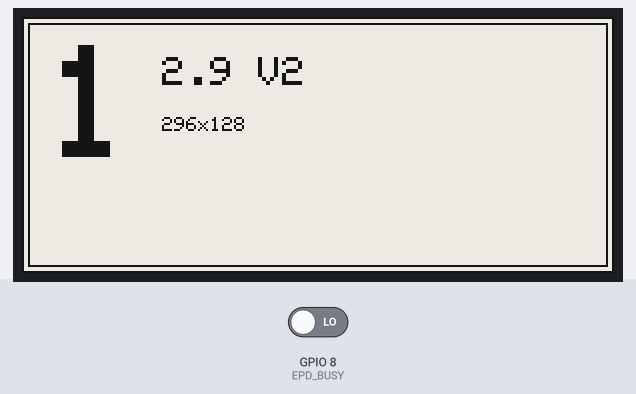
Recording of a sketch running on a simulated ESP32-S3. On the bench: 128×296 one-colour display. The inputs (shaded band) are chosen by the test bench; at power-on: GPIO 8 (EPD_BUSY) LOW. What the sketch prints to the serial monitor is not drawn.

Above: at 3.8 s.
At 16.1 s:
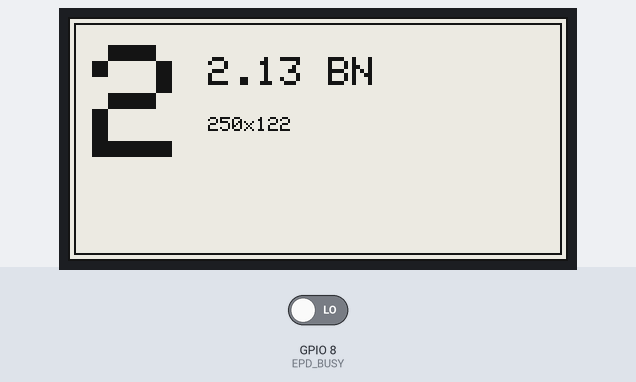
At 28.3 s:
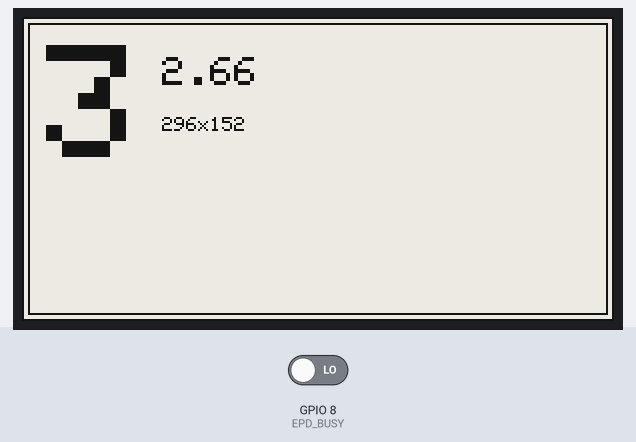

The sketch:

panel_test.ino
```cpp
/*
  電子紙面板測試 — 找出你的面板該選哪個型號，並檢查接線

  用法：
    1. 燒錄這支程式（設定同主韌體：ESP32S3 Dev Module、USB CDC On Boot = Enabled）
    2. 打開序列埠監控視窗（115200）
    3. 程式會輪流用每種驅動畫一個大數字與型號名稱，每種間隔約 10 秒，一直循環
    4. 看哪個數字「完整、清楚、位置正確」地出現，就在主韌體 config.h 選對應的型號：
         1 -> PANEL_290_V2     2 -> PANEL_213      3 -> PANEL_266      4 -> PANEL_290_OLD
         5 -> PANEL_213_B74    6 -> PANEL_213_B73  7 -> PANEL_290_BS   8 -> PANEL_290_T5
    序列埠會印出每一步與 BUSY 腳狀態；出現 "Busy Timeout" 表示面板沒回應（多半是接線或型號問題）。
*/
#include <SPI.h>
#include <GxEPD2_BW.h>

// 腳位與主韌體相同
#define EPD_SCK   13
#define EPD_MOSI  12
#define EPD_RST   11
#define EPD_DC    10
#define EPD_CS     9
#define EPD_BUSY   8

template <typename Driver>
void testPanel(int no, const char *name) {
  // 分頁緩衝（每次只畫 1/8 畫面），省記憶體
  GxEPD2_BW<Driver, Driver::HEIGHT / 8> display(Driver(EPD_CS, EPD_DC, EPD_RST, EPD_BUSY));
  Serial.printf("\n===== %d: %s =====\n", no, name);
  Serial.printf("BUSY before init = %d\n", digitalRead(EPD_BUSY));
  display.init(115200, true, 10, false);
  display.setRotation(1);
  display.setTextColor(GxEPD_BLACK);
  uint32_t t = millis();
  display.firstPage();
  do {
    display.fillScreen(GxEPD_WHITE);
    display.drawRect(0, 0, display.width(), display.height(), GxEPD_BLACK);
    display.drawRect(3, 3, display.width() - 6, display.height() - 6, GxEPD_BLACK);
    display.setTextSize(8);
    display.setCursor(12, 14);
    display.print(no);
    display.setTextSize(2);
    display.setCursor(70, 20);
    display.print(name);
    display.setTextSize(1);
    display.setCursor(70, 50);
    display.printf("%dx%d", display.width(), display.height());
  } while (display.nextPage());
  Serial.printf("refresh took %lu ms, BUSY after = %d\n", millis() - t, digitalRead(EPD_BUSY));
  display.hibernate();
  delay(10000);
}

void setup() {
  Serial.begin(115200);
  delay(1500);
  Serial.println("\nE-paper panel test");
  pinMode(EPD_BUSY, INPUT);
  SPI.begin(EPD_SCK, -1, EPD_MOSI, EPD_CS);
}

void loop() {
  testPanel<GxEPD2_290_T94_V2>(1, "2.9 V2");
  testPanel<GxEPD2_213_BN>(2, "2.13 BN");
  testPanel<GxEPD2_266_GDEY0266T90>(3, "2.66");
  testPanel<GxEPD2_290>(4, "2.9 old");
  testPanel<GxEPD2_213_B74>(5, "2.13 B74");
  testPanel<GxEPD2_213_B73>(6, "2.13 B73");
  testPanel<GxEPD2_290_BS>(7, "2.9 BS");
  testPanel<GxEPD2_290_T5>(8, "2.9 T5");
}
```

Measured:
- what the display in image 0 shows lasts 10.0 s, from 3.8 s to 13.8 s
